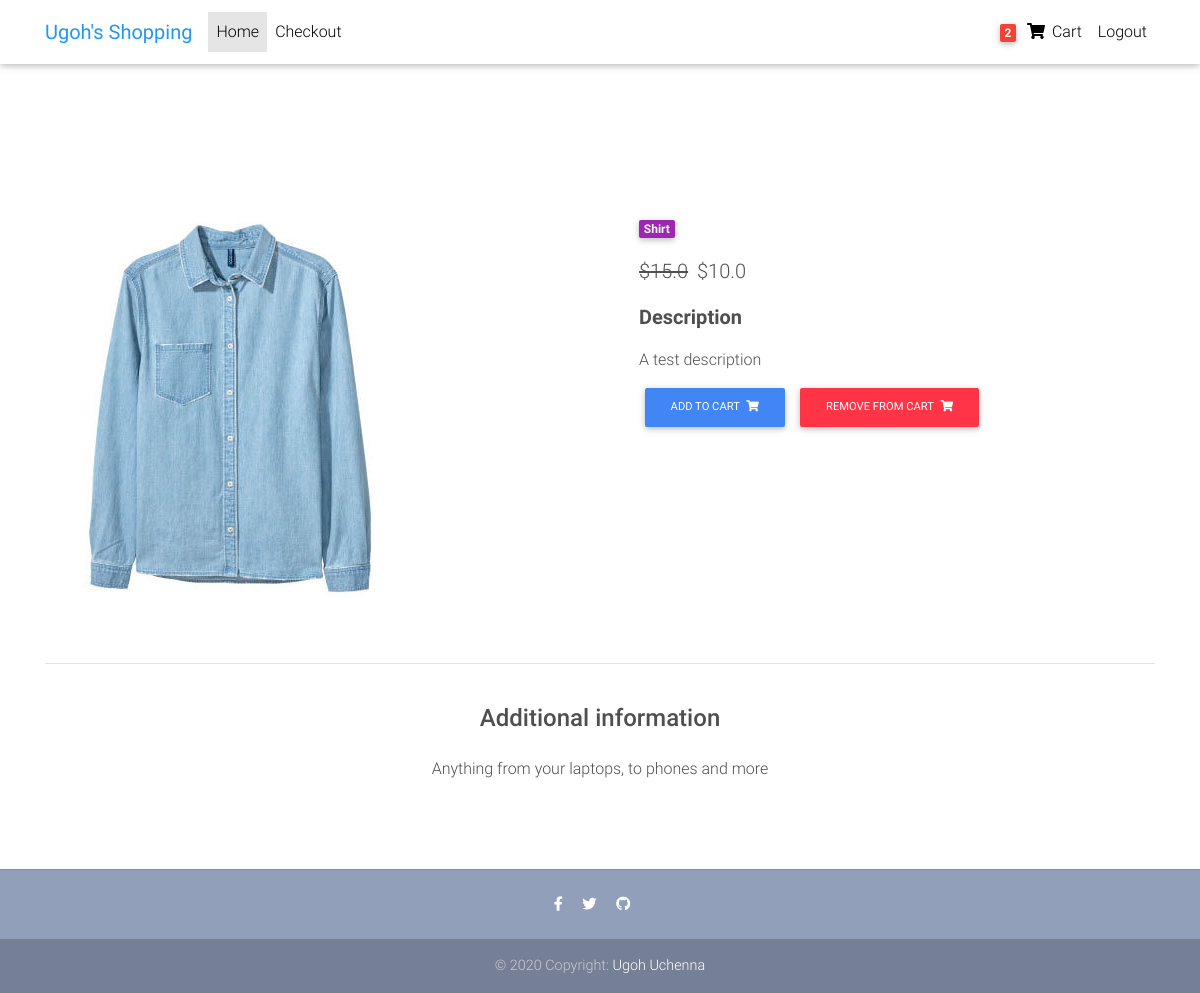
/products/test-product_1 (signed in), run on the app's committed database.
### core/models.py (models this page shows, shortened)
class Order(models.Model):
  user = models.ForeignKey(User, on_delete=models.CASCADE)
  reference_code = models.CharField(max_length=20, blank=True, null=True)
  items = models.ManyToManyField(OrderItem)
  start_date = models.DateTimeField(auto_now_add=True)
  ordered_date = models.DateTimeField()
  ordered = models.BooleanField(default=False)
  shipping_address = models.ForeignKey(Address, related_name='shipping_address', on_delete=models.SET_NULL, blank=True, null=True)
  billing_address = models.ForeignKey(Address, related_name='billing_address', on_delete=models.SET_NULL, blank=True, null=True)
  payment = models.ForeignKey(Payment, on_delete=models.SET_NULL, blank=True, null=True)
  coupon = models.ForeignKey(Coupon, on_delete=models.SET_NULL, blank=True, null=True)
  being_delivered = models.BooleanField(default=False)
  recieved = models.BooleanField(default=False)
  refund_requested = models.BooleanField(default=False)
  refund_granted = models.BooleanField(default=False)

class Item(models.Model):
  title = models.CharField(max_length=100)
  price = models.FloatField()
  discount_price = models.FloatField(blank=True, null=True)
  category = models.CharField(choices=CATEGORY_CHOICES, max_length=2)
  label = models.CharField(choices=LABEL_CHOICES, max_length=2)
  slug = models.SlugField()
  description = models.TextField()
  image = models.ImageField()
  objects = ItemQuerySet.as_manager()
  def get_add_to_cart_url(self):
    return reverse("add_to_cart", args=[self.slug])
  def get_remove_from_cart_url(self):
    return reverse("remove_from_cart", args=[self.slug])

### core/views.py (the view)
# urls.py: path('products/<slug>', ItemDetailView.as_view(), name='products'),
@method_decorator(login_required, name='dispatch')
class ItemDetailView(DetailView):
  model = Item
  template_name = "core/products.html"

### core/templatetags/cart_template_tags.py (called while the page is built)
@register.filter
def cart_item_count(user):
  if user.is_authenticated:
    qs = Order.objects.filter(user=user, ordered=False)
    if qs.exists():
      return qs[0].items.count()
  return 0

### templates/core/products.html (shortened to what this page needs)
{% extends "base.html" %}
{% block content %}
  <main class="mt-5 pt-4">
    <div class="container dark-grey-text mt-5">
      <div class="row wow fadeIn">
        <div class="col-md-6 mb-4">
          <img src="{{ object.image.url }}" class="img-fluid" alt="">
        </div>
        <div class="col-md-6 mb-4">
          <div class="p-4">
            <div class="mb-3">
              <a href="">
                <span class="badge purple mr-1">{{ object.get_category_display }}</span>
              </a>
            </div>
            <p class="lead">
              {% if object.discount_price %}
              <span class="mr-1">
                <del>${{ object.price }}</del>
              </span>
              <span>${{ object.discount_price }}</span>
              {% else %}
              <span>${{ object.price }}</span>
              {% endif %}
            </p>
            <p class="lead font-weight-bold">Description</p>
            <p>{{ object.description }}</p>
            <a href="{{ object.get_add_to_cart_url }}" class="btn btn-primary btn-md my-0 p" >Add to cart
              <i class="fas fa-shopping-cart ml-1"></i>
            </a>
            <a href="{{ object.get_remove_from_cart_url }}" class="btn btn-danger btn-md my-0 p" >Remove from cart
              <i class="fas fa-shopping-cart ml-1"></i>
            </a>
          </div>
        </div>
      </div>
      <hr>
      <div class="row d-flex justify-content-center wow fadeIn">
        <div class="col-md-6 text-center">
          <h4 class="my-4 h4">Additional information</h4>
          <p>Anything from your laptops, to phones and more</p>
        </div>
      </div>
      <div class="row wow fadeIn">
        <div class="col-lg-4 col-md-12 mb-4">
        </div>
        <div class="col-lg-4 col-md-6 mb-4">
        </div>
        <div class="col-lg-4 col-md-6 mb-4">
        </div>
      </div>
    </div>
  </main>
{% endblock%}

### templates/navbar.html (shortened to what this page needs)
  {% load cart_template_tags %}
  <nav class="navbar fixed-top navbar-expand-lg navbar-light white scrolling-navbar">
    <div class="container">
      <a class="navbar-brand waves-effect" href="#" target="_blank">
        <strong class="blue-text">Ugoh's Shopping</strong>
      </a>
      <div class="collapse navbar-collapse" id="navbarSupportedContent">
        <ul class="navbar-nav mr-auto">
          <li class="nav-item active">
            <a class="nav-link waves-effect" href="{% url 'home' %}">Home
            </a>
          </li>
          <li class="nav-item">
            <a class="nav-link waves-effect" href="{% url 'checkout' %}"
              target="_blank">Checkout</a>
          </li>
        </ul>
        <ul class="navbar-nav nav-flex-icons">
          {% if user.is_authenticated %}
          <li class="nav-item">
            <a class="nav-link waves-effect" href="{% url 'order_summary' %}">
              <span class="badge red z-depth-1 mr-1">{{ user | cart_item_count }} </span>
              <i class="fas fa-shopping-cart"></i>
              <span class="clearfix d-none d-sm-inline-block"> Cart </span>
            </a>
          </li>
          <li class="nav-item">
            <a class="nav-link waves-effect" href="{% url 'account_logout' %}">
              <span class="clearfix d-none d-sm-inline-block"> Logout </span>
            </a>
          </li>
          {% endif %}
        </ul>
      </div>
    </div>
  </nav>

### static/css/style.css (style rules this page uses)
html, body, .view { height: 100%; }

### data on the page
Item: image (picture), category "Shirt", price "15.0", discount_price "10.0", description "A test description"

### other printed values
{{ user | cart_item_count }} "2"
